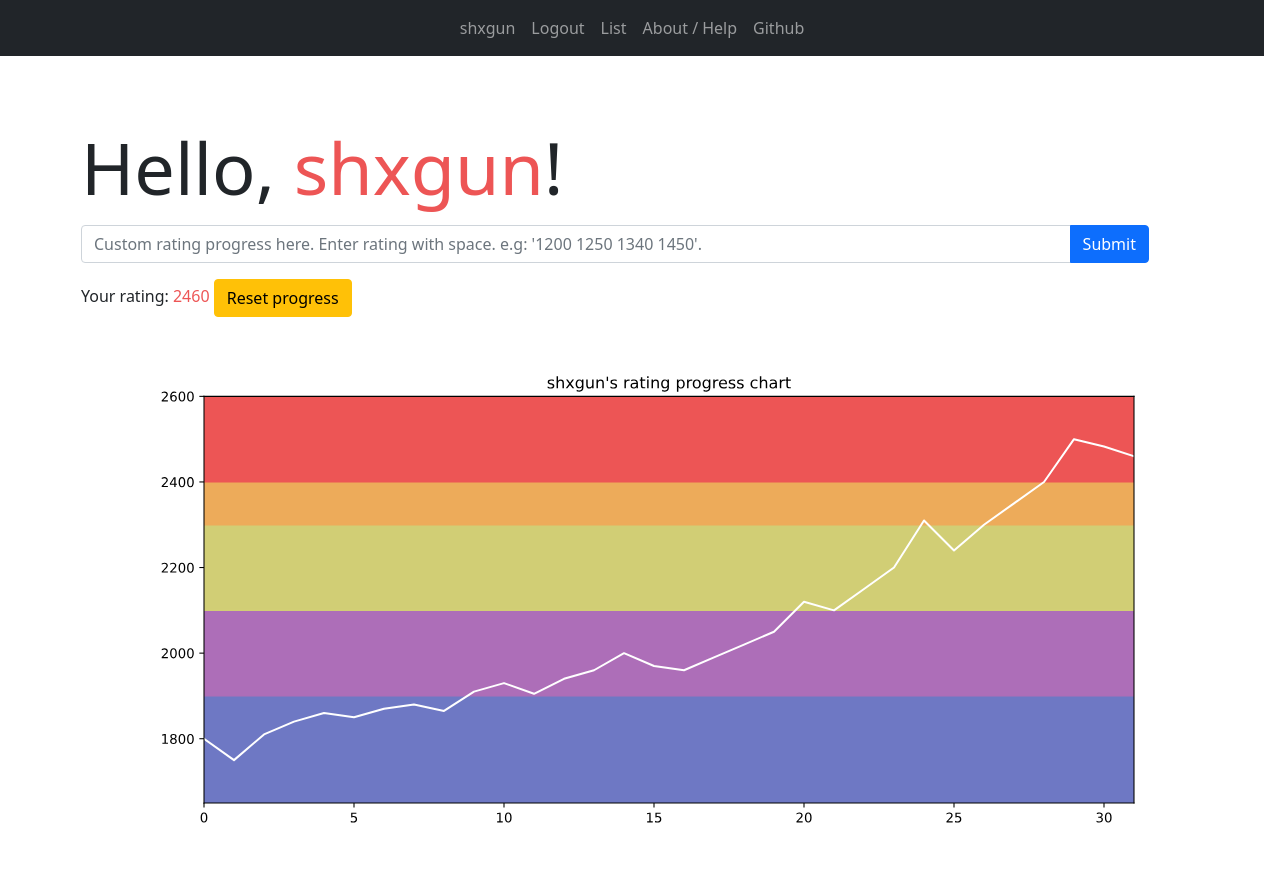
/ (signed in), run on an earlier commit of the app's database.
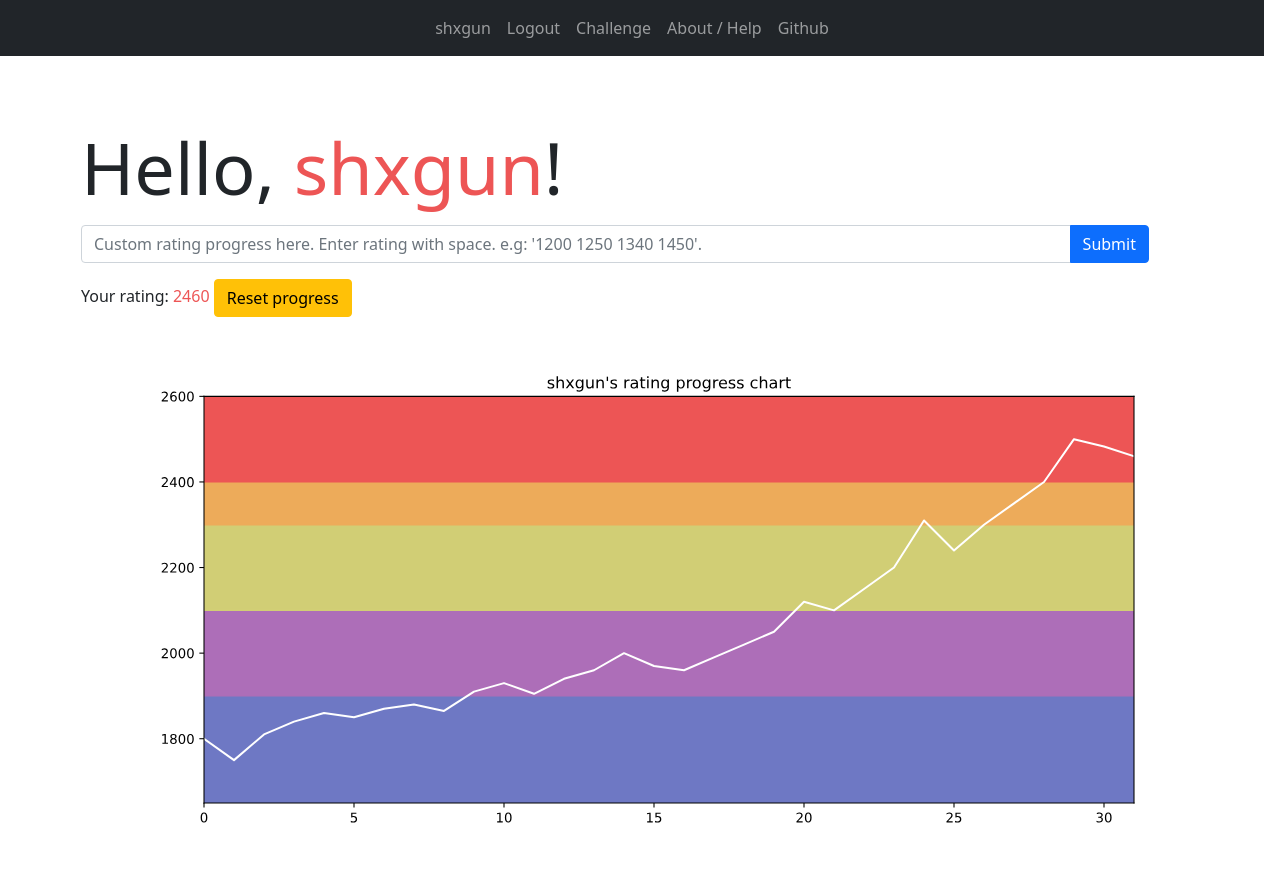
And on a later commit of the database.
### base/views.py (the view)
# urls.py: path("", views.index, name="home-page"),
def index(request):
    context = {}
    context["user"] = None
    context["graph"] = None
    context["user"] = request.user
    if request.user.is_authenticated:
        profile = Profile.objects.get(user=request.user)
        if request.method == "POST":
            update_progress(profile, request.POST.get("progress"))
        context["profile"] = profile
        context["graph"] = make_graph(profile.handle, eval(profile.rating_progress))
        context["xcolor"] = color_rating_2(profile.virtual_rating)
    return render(request, "home.html", context)

### base/util.py (called while the page is built)
def color_rating_2(rating):
    cp = [0, 1200, 1400, 1600, 1900, 2100, 2300, 2400, 2600, 3000, 4000]
    cl = [
        "#858585",
        "#7bc76d",
        "#6fc7c1",
        "#6e78c4",
        "#ad6eb8",
        "#aba84d",
        "#edab5a",
        "#ed5555",
        "#f50505",
        "#960000",
    ]
    for i in range(10):
        if rating < cp[i + 1]:
            return cl[i]

### templates/home.html (shortened to what this page needs)
{% extends 'main.html' %}
{% block content %}
<div class="container">
    {% if not user.is_authenticated %}
    <div class="container">
        <h1 class="display-1">
            Welcome to arugo
        </h1>
    </div>
    <div class="container">
        <p class="h4">What is this site?</p>
        <p>This site helps users that want to do practice and can keep track of their progress through a virtual rating
            system. You can assign yourself with an initial rating, do practice based on random suggested problems and
            earn a virtual rating through it. This site is inspired by my past training days, which I always wanted to
            have something like this to aid my training. <a class="link-secondary" href="{% url 'help' %}"
                target="_blank">Read more...</a></p>
    </div>
    <div class="container">
        <p class="h4">Already have an account?</p>
        <p>Login <a class="link-secondary" href="{% url 'login' %}" target="_blank">
                here</a>.</p>
    </div>
    <div class="container">
        <p class="h4">New to this site?</p>
        <p>Register with your Codeforces handle <a class="link-secondary" href="{% url 'register' %}" target="_blank">
                here</a>.</p>
    </div>
    {% else %}
    <div class="container">
        <h1 class="display-2">Hello, <span style="color:{{xcolor}}">{{profile.handle}}</span>!</h1>
    </div>
    <div class="container">
        <form method="POST">
            <div class="input-group mb-3">
                <input type="progress" class="form-control" id="progress" name="progress"
                    placeholder="Custom rating progress here. Enter rating with space. e.g: '1200 1250 1340 1450'.">
                    <button type="submit" class="btn btn-primary">Submit</button>
            </div>
        </form>
    </div>
    <div class="container">
        <p> Your rating: <span style="color:{{xcolor}}">{{profile.virtual_rating}}</span>  <a class="btn btn-warning" href="{% url 'reset-progress' %}">Reset progress</a></p>
    </div>
    <p> {{graph|safe}} </p>
    {% endif %}
</div>
{% endblock content %}

### templates/main.html (shortened to what this page needs)
{% load static %}
<!DOCTYPE html>
<html>
<head>
    <link rel="stylesheet" href="{% static 'css/bootstrap.min.css' %}">
    <link rel="stylesheet" href="{% static 'css/style.css' %}">
</head>
<body>
    <nav class="navbar navbar-expand-lg navbar-dark bg-dark">
        <div class="collapse navbar-collapse justify-content-md-center" id="navbarsExample08">
            <ul class="navbar-nav">
                {% if not user.is_authenticated %}
                <li class="nav-item active">
                    <a class="nav-link" href="{% url 'home-page' %}"> Arugo </a>
                </li>
                <li class="nav-item">
                    <a class="nav-item nav-link" href="{% url 'login' %}"> Login </a>
                </li>
                <li class="nav-item">
                    <a class="nav-item nav-link" href="{% url 'register' %}"> Register </a>
                </li>
                {% else %}
                <li class="nav-item">
                    <a class="nav-item nav-link" href="{% url 'home-page' %}"> {{profile.handle}} </a>
                </li>
                <li class="nav-item">
                    <a class="nav-item nav-link" href="{% url 'logout' %}"> Logout </a>
                </li>
                    {% if profile.in_progress %}
                        <li class="nav-item">
                            <a class="nav-item nav-link" href="{% url 'challenge' %}"> Challenge </a>
                        </li>
                    {% else %}
                        <li class="nav-item">
                            <a class="nav-item nav-link" href="{% url 'list' %}"> List </a>
                        </li>
                    {% endif %}
                {% endif %}
                <li class="nav-item">
                    <a class="nav-item nav-link" href="{% url 'help' %}"> About / Help </a>
                </li>
                <li class="nav-item">
                    <a class="nav-item nav-link" href="https://github.com/polarity-cf/arugo"> Github </a>
                </li>
            </ul>
        </div>
    </nav>
    <br>
    <br>
    <div class="container">
        {% block content %}
        {% endblock content %}
    </div>
</body>
</html>

What changed in the data, as far as the page shows it:
changed Profile "shxgun": in_progress False → True (drawn)
Also different on the page:
text no longer shown: "List"
text now shown: "Challenge"
